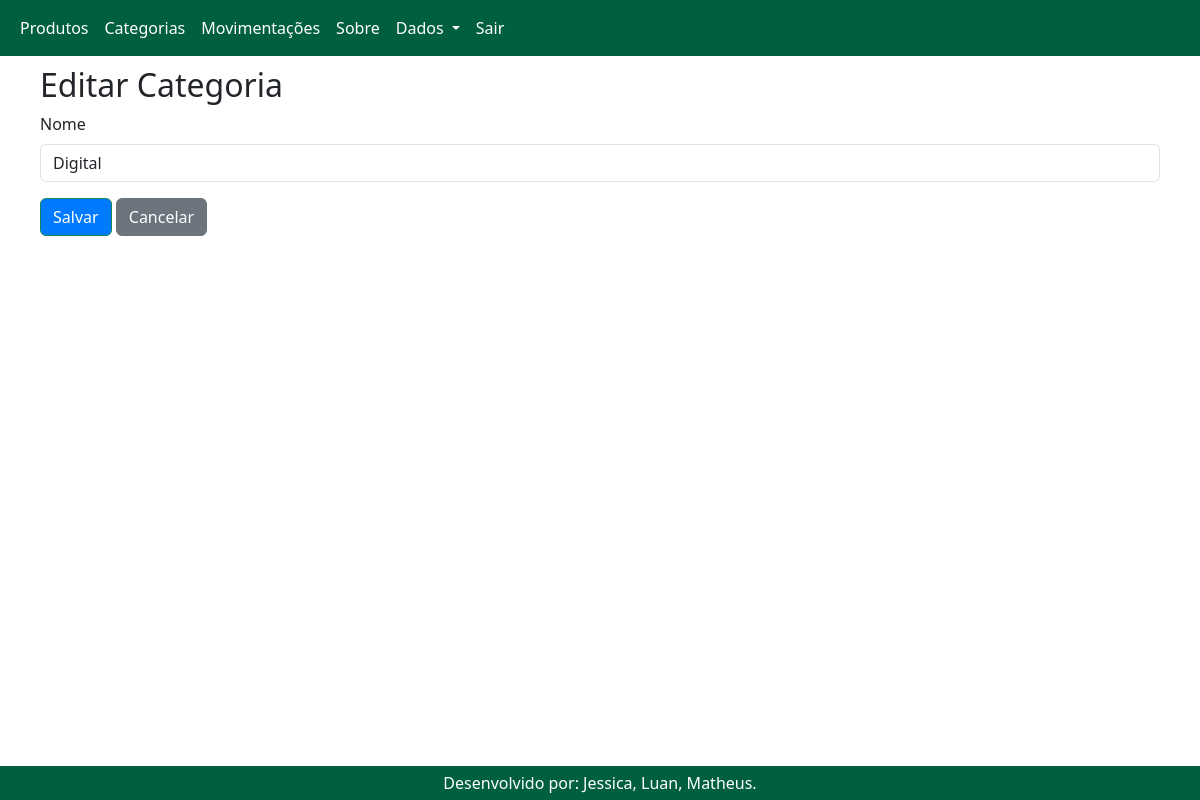
Page /categoria/editar/2 on the earlier database version.
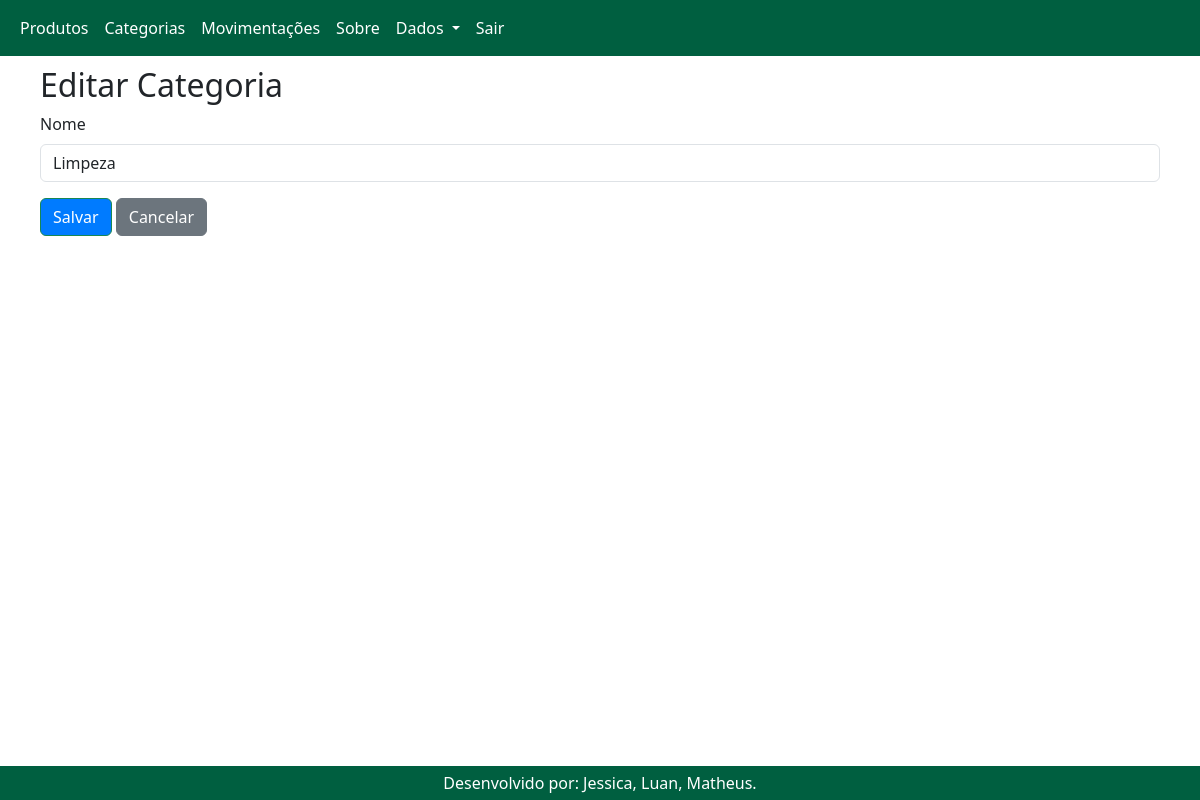
Same page on the later database version.
### app.py (models this page shows)
class Categoria(db.Model):
    id = db.Column(db.Integer, primary_key=True)
    nome = db.Column(db.String(100), nullable=False)

### app.py (the view)
@app.route('/categoria/editar/<int:id>', methods=['GET', 'POST'])
def editar_categoria(id):
    categoria = Categoria.query.get_or_404(id)
    if request.method == 'POST':
        categoria.nome = request.form['nome']
        db.session.commit()
        return redirect('/categorias')
    return render_template('categoria_form.html', categoria=categoria)

### templates/categoria_form.html (shortened to what this page needs)
{% extends 'base.html' %}
{% block content %}
<h2>{{ categoria and 'Editar' or 'Nova' }} Categoria</h2>
<form method="POST">
  <div class="mb-3">
    <label for="nome" class="form-label">Nome</label>
    <input type="text" class="form-control" name="nome" id="nome" value="{{ categoria.nome if categoria else '' }}" required>
  </div>
  <button type="submit" class="btn btn-success">Salvar</button>
  <a href="/categorias" class="btn btn-secondary">Cancelar</a>
</form>
{% endblock %}

Differences in the rows shown:
changed Categoria: nome "Digital" → "Limpeza"
